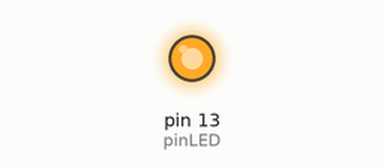
Simulated run of this sketch. Board: Arduino Uno, built with avr-gcc and run on an emulated ATmega328P. Parts: output pins drawn as LEDs (lit = HIGH).

Above: at 0.4 s.
At 10.5 s:
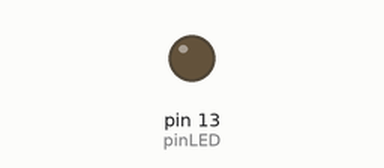
Timing chart, 0 to 14.3 s (numbered marks = the images above):
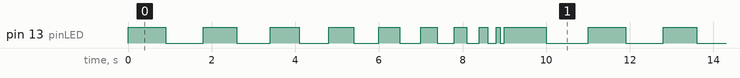

The sketch:

PerintahIf.ino
```cpp
void setup() {
  // pin 13 sebagai output
  pinMode(13, OUTPUT);
}

// awal time delay 1000 | 1 detik
int timeDelay = 1000;
int pinLED = 13;
void loop() {
  // Setiap looping, nilai timeDelay dikurangi 100
  timeDelay = timeDelay - 100;

  /* Jika timeDelay bernilai 0 atau negatif
  maka nilai timeDelay direset ke 1000*/
  if(timeDelay <= 0){
    timeDelay = 1000;
  }

  //Nyalakan dan matikan LED selama timeDelay
  digitalWrite(pinLED, HIGH);
  delay(timeDelay);
  digitalWrite(pinLED, LOW);
  delay(timeDelay);
}
```

Measured:
- by itself, pin 13 (pinLED): repeats every 11.0 s: LOW 0.90 s, HIGH 0.80 s, LOW 0.80 s, HIGH 0.70 s, LOW 0.70 s, HIGH 0.60 s, LOW 0.60 s, HIGH 0.50 s, LOW 0.50 s, HIGH 0.40 s, LOW 0.40 s, HIGH 0.30 s, LOW 0.30 s, HIGH 0.20 s, LOW 0.20 s, HIGH 0.10 s, LOW 0.10 s, HIGH 1.0 s, LOW 1.0 s, HIGH 0.90 s
- by itself, everything shown: repeats every 11.0 s, in 20 steps
